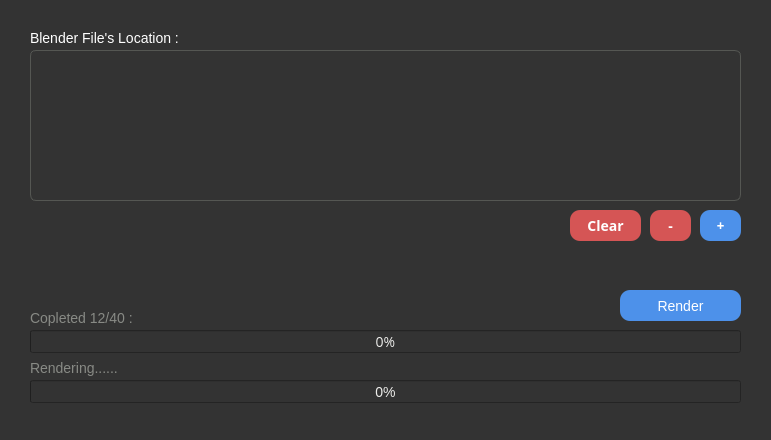
<?xml version="1.0" encoding="UTF-8"?>
<ui version="4.0">
 <class>Form</class>
 <widget class="QWidget" name="Form">
  <property name="geometry">
   <rect>
    <x>0</x>
    <y>0</y>
    <width>771</width>
    <height>440</height>
   </rect>
  </property>
  <property name="minimumSize">
   <size>
    <width>771</width>
    <height>440</height>
   </size>
  </property>
  <property name="maximumSize">
   <size>
    <width>771</width>
    <height>440</height>
   </size>
  </property>
  <property name="sizeIncrement">
   <size>
    <width>771</width>
    <height>440</height>
   </size>
  </property>
  <property name="windowTitle">
   <string>Form</string>
  </property>
  <property name="windowIcon">
   <iconset resource="resource.qrc">
    <normaloff>:/Icons/Screenshot_from_2023-01-14_05-34-41-removebg-preview.png</normaloff>:/Icons/Screenshot_from_2023-01-14_05-34-41-removebg-preview.png</iconset>
  </property>
  <property name="windowOpacity">
   <double>0.930000000000000</double>
  </property>
  <property name="styleSheet">
   <string notr="true">QWidget {
    background-color: #333333;
    color: rgb(136, 138, 133);
    font-family: &quot;Open Sans&quot;, sans-serif;
    font-size: 14px;
}</string>
  </property>
  <widget class="QPushButton" name="RenderButton">
   <property name="geometry">
    <rect>
     <x>620</x>
     <y>290</y>
     <width>121</width>
     <height>31</height>
    </rect>
   </property>
   <property name="styleSheet">
    <string notr="true">QPushButton {
    background-color: #4d91ea;
    color: #ffffff;
    padding: 10px;
    border: none;
    border-radius: 10px;
    font-family: &quot;Open Sans&quot;, sans-serif;
    font-size: 14px;
}

QPushButton:hover {
    background-color: #3f7ab7;
}

QPushButton:pressed {
    background-color: #3f7ab7;
}</string>
   </property>
   <property name="text">
    <string>Render</string>
   </property>
  </widget>
  <widget class="QLabel" name="label">
   <property name="geometry">
    <rect>
     <x>30</x>
     <y>30</y>
     <width>151</width>
     <height>16</height>
    </rect>
   </property>
   <property name="styleSheet">
    <string notr="true">QLabel {
    color: #ffffff;
    border-radius: 10px;
}

QLabel:hover {
    background-color: #333333;
}</string>
   </property>
   <property name="text">
    <string>Blender File's Location : </string>
   </property>
  </widget>
  <widget class="QPushButton" name="AddButton">
   <property name="geometry">
    <rect>
     <x>700</x>
     <y>210</y>
     <width>41</width>
     <height>31</height>
    </rect>
   </property>
   <property name="font">
    <font>
     <family>Open Sans</family>
     <pointsize>-1</pointsize>
     <italic>true</italic>
     <bold>true</bold>
    </font>
   </property>
   <property name="styleSheet">
    <string notr="true">QPushButton {
    background-color: #4d91ea;
    color: #ffffff;
    padding: 10px;
    border: none;
    border-radius: 10px;
    font-family: &quot;Open Sans&quot;, sans-serif;
    font-size: 14px;
}

QPushButton:hover {
    background-color: #3f7ab7;
}

QPushButton:pressed {
    background-color: #3f7ab7;
}</string>
   </property>
   <property name="text">
    <string>+</string>
   </property>
  </widget>
  <widget class="QProgressBar" name="progressBar">
   <property name="geometry">
    <rect>
     <x>30</x>
     <y>330</y>
     <width>711</width>
     <height>23</height>
    </rect>
   </property>
   <property name="font">
    <font>
     <family>Open Sans</family>
     <pointsize>-1</pointsize>
    </font>
   </property>
   <property name="styleSheet">
    <string notr="true">QProgressBar{
    color: rgb(238, 238, 236);

}

QProgressBar:hover {
    background-color: rgb(238, 238, 236);
}
</string>
   </property>
   <property name="value">
    <number>0</number>
   </property>
  </widget>
  <widget class="QLabel" name="RenderStatLabel">
   <property name="geometry">
    <rect>
     <x>30</x>
     <y>310</y>
     <width>121</width>
     <height>16</height>
    </rect>
   </property>
   <property name="styleSheet">
    <string notr="true">QLabel {
    color: rgb(136, 138, 133);
    border-radius: 10px;
}

QLabel:hover {
    background-color: #333333;
}</string>
   </property>
   <property name="text">
    <string>Copleted 12/40 :</string>
   </property>
  </widget>
  <widget class="QProgressBar" name="progressBar_2">
   <property name="geometry">
    <rect>
     <x>30</x>
     <y>380</y>
     <width>711</width>
     <height>23</height>
    </rect>
   </property>
   <property name="styleSheet">
    <string notr="true">QProgressBar{
    color: rgb(238, 238, 236);

}

QProgressBar:hover {
    background-color: rgb(238, 238, 236);
}
</string>
   </property>
   <property name="value">
    <number>0</number>
   </property>
  </widget>
  <widget class="QLabel" name="RenderStatLabel_2">
   <property name="geometry">
    <rect>
     <x>30</x>
     <y>360</y>
     <width>101</width>
     <height>16</height>
    </rect>
   </property>
   <property name="styleSheet">
    <string notr="true">QLabel {
    color: rgb(136, 138, 133);
    border-radius: 10px;
}

QLabel:hover {
    background-color: #333333;
}</string>
   </property>
   <property name="text">
    <string>Rendering......</string>
   </property>
  </widget>
  <widget class="QListWidget" name="listWidget">
   <property name="geometry">
    <rect>
     <x>30</x>
     <y>50</y>
     <width>711</width>
     <height>151</height>
    </rect>
   </property>
   <property name="styleSheet">
    <string notr="true">QWidget {
	background-color: #333333;
    color: #ffffff;
    border: 1px solid rgb(85, 87, 83);
    padding: 5px;
    border-radius: 6px;
}



QWidget:hover {
    background-color:#333330;
    color: #ffffff;
}

QWidget:pressed {
    background-color: #333333;
    color: #ffffff;
}</string>
   </property>
  </widget>
  <widget class="QPushButton" name="RemoveButton">
   <property name="geometry">
    <rect>
     <x>650</x>
     <y>210</y>
     <width>41</width>
     <height>31</height>
    </rect>
   </property>
   <property name="font">
    <font>
     <family>Open Sans</family>
     <pointsize>-1</pointsize>
     <bold>true</bold>
    </font>
   </property>
   <property name="styleSheet">
    <string notr="true">
QPushButton {
    background-color: rgb(213, 85, 85);
    color: #ffffff;
    padding: 10px;
    border: none;
    border-radius: 10px;
    font-family: &quot;Open Sans&quot;, sans-serif;
    font-size: 14px;
}

QPushButton:hover {
    background-color: #rgb(150 85, 85);
}

QPushButton:pressed {
    background-color: rgb(100, 50, 40);
}</string>
   </property>
   <property name="text">
    <string>-</string>
   </property>
  </widget>
  <widget class="QPushButton" name="ClearButton">
   <property name="geometry">
    <rect>
     <x>570</x>
     <y>210</y>
     <width>71</width>
     <height>31</height>
    </rect>
   </property>
   <property name="font">
    <font>
     <family>Open Sans</family>
     <pointsize>-1</pointsize>
     <bold>true</bold>
    </font>
   </property>
   <property name="styleSheet">
    <string notr="true">
QPushButton {
    background-color: rgb(213, 85, 85);
    color: #ffffff;
    padding: 10px;
    border: none;
    border-radius: 10px;
    font-family: &quot;Open Sans&quot;, sans-serif;
    font-size: 14px;
}

QPushButton:hover {
    background-color: #rgb(150 85, 85);
}

QPushButton:pressed {
    background-color: rgb(100, 50, 40);
}</string>
   </property>
   <property name="text">
    <string>Clear</string>
   </property>
  </widget>
 </widget>
 <resources>
  <include location="resource.qrc"/>
 </resources>
 <connections/>
</ui>
